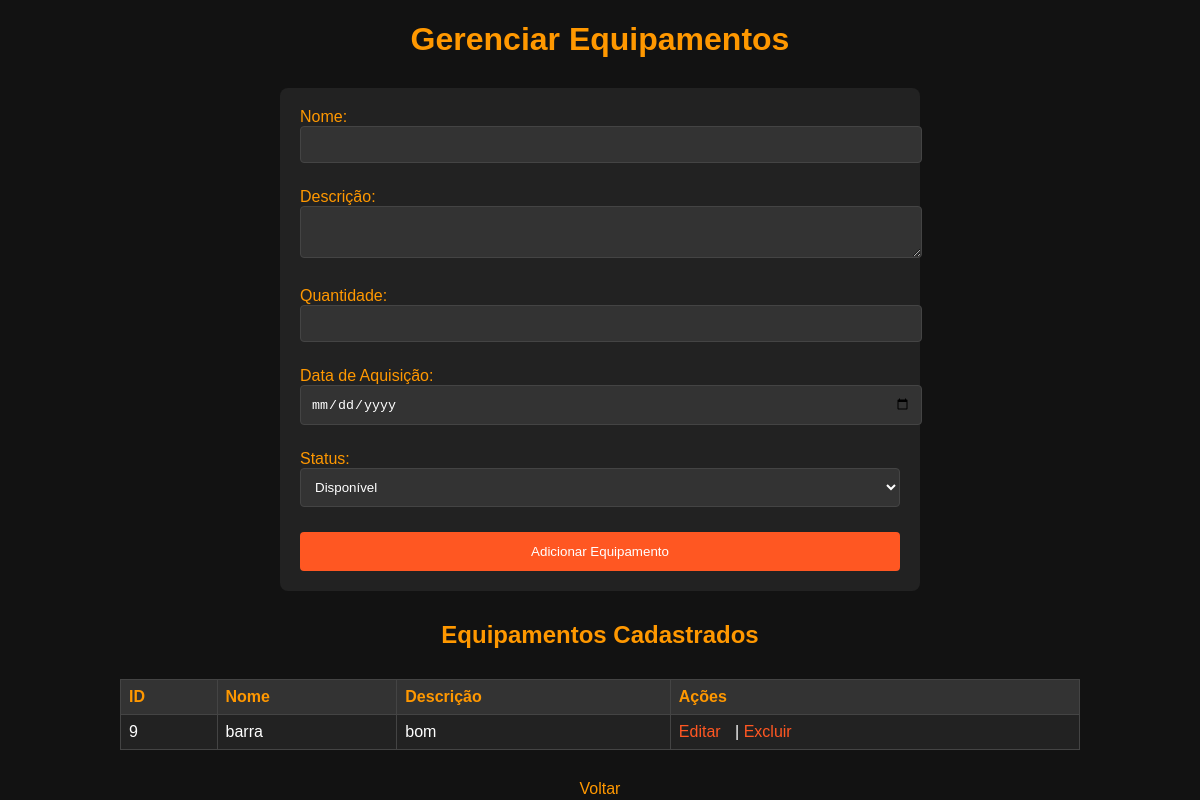
The app's page /pageInstrutor/gerenciar_equipamentos.php?msg=erro_id_invalido (signed in) with its own data.
### tables this page shows
CREATE TABLE `equipamentos` (
  `id` int(11) NOT NULL,
  `nome` varchar(255) NOT NULL,
  `descricao` text DEFAULT NULL,
  `quantidade` int(11) NOT NULL,
  `data_aquisicao` date DEFAULT NULL,
  `status` enum('Disponível','Em Manutenção','Indisponível') DEFAULT 'Disponível',
  `instrutor_id` int(11) NOT NULL
);

### pageInstrutor/gerenciar_equipamentos.php (the view, shortened to what this page needs)
<?php
include '..//CRUD/conexao.php';
$idInstrutor = $_SESSION['dados']['id'];
$sql = "SELECT * FROM equipamentos WHERE instrutor_id = ?";
$stmt = $conexao->prepare($sql);
$stmt->bind_param("i", $idInstrutor);
$stmt->execute();
$resultado = $stmt->get_result();
?>
<!DOCTYPE html>
<html lang="pt-br">
<head>
</head>
<body>
    <h1>Gerenciar Equipamentos</h1>
    <form action="./processo_equipamento.php" method="POST">
        <label>Nome: <input type="text" name="nome" required></label>
        <label>Descrição: <textarea name="descricao"></textarea></label>
        <label>Quantidade: <input type="number" name="quantidade" required></label>
        <label>Data de Aquisição: <input type="date" name="data_aquisicao"></label>
        <label>Status:
            <select name="status">
                <option value="Disponível">Disponível</option>
            </select>
        </label>
        <button type="submit">Adicionar Equipamento</button>
    </form>
    <h2>Equipamentos Cadastrados</h2>
    <table>
        <thead>
            <tr>
                <th>ID</th>
                <th>Nome</th>
                <th>Descrição</th>
                <th>Ações</th>
            </tr>
        </thead>
        <tbody>
            <?php while ($equipamento = $resultado->fetch_assoc()) : ?>
                <tr>
                    <td><?php echo $equipamento['id']; ?></td>
                    <td><?php echo htmlspecialchars($equipamento['nome']); ?></td>
                    <td><?php echo htmlspecialchars($equipamento['descricao']); ?></td>
                    <td class="acoes">
                        <a href="editar_equipamento.php?id=<?php echo $equipamento['id']; ?>">Editar</a> |
                        <a href="excluir_equipamento.php?id=<?php echo $equipamento['id']; ?>" onclick="return confirm('Tem certeza que deseja excluir este equipamento?');">Excluir</a>
                    </td>
                </tr>
            <?php endwhile; ?>
        </tbody>
    </table>
    <a href="dashboard_instrutor.php" class="voltar">Voltar</a>
</body>
</html>

### pageInstrutor/gerenciar_equipamentos.php (style rules this page uses)
body { background-color: #121212; color: white; font-family: Arial, sans-serif; margin: 0; padding: 0; }
h1, h2 { color: #FF9800; text-align: center; }
a { color: #FF9800; text-decoration: none; }
form { background-color: #222; padding: 20px; margin: 30px auto; width: 80%; max-width: 600px; border-radius: 8px; }
label { display: block; color: #FF9800; margin-bottom: 10px; font-size: 16px; }
input, textarea, select { width: 100%; padding: 10px; margin-bottom: 15px; border: 1px solid #444; background-color: #333; color: white; border-radius: 4px; }
button { width: 100%; padding: 12px; background-color: #FF5722; border: none; color: white; border-radius: 4px; cursor: pointer; }
table { width: 80%; margin: 30px auto; border-collapse: collapse; }
th, td { padding: 8px; text-align: left; border: 1px solid #444; }
th { background-color: #333; color: #FF9800; }
td { background-color: #222; }
.acoes a { color: #FF5722; margin-right: 10px; }
.voltar { text-align: center; display: block; margin-top: 20px; font-size: 16px; color: #FF9800; }

### records on screen
equipamentos: id "9", nome "barra", descricao "bom"
